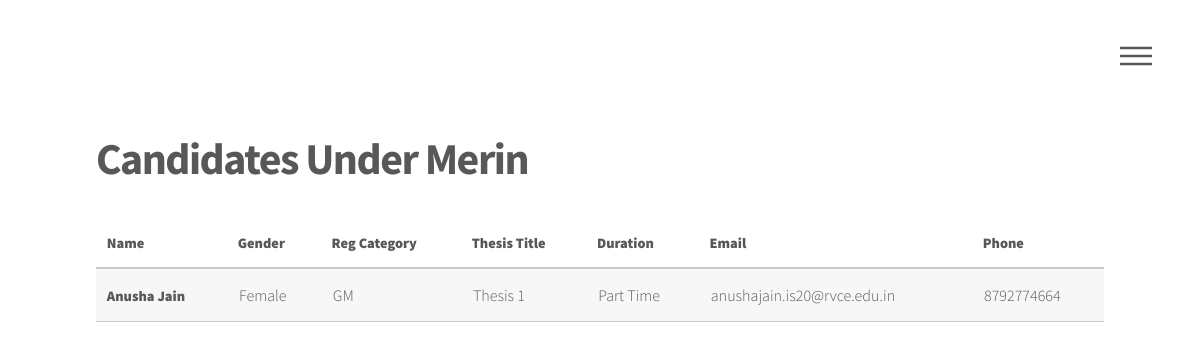
Screenshot of /view-candidates-under?g_id=1 with the database file from the repository.
### main.py (models this page shows)
class Candidate(db.Model):
    vtu_no = db.Column(db.Integer, primary_key=True)
    c_fname = db.Column(db.String(1000), nullable=False)
    c_mname = db.Column(db.String(1000))
    c_lname = db.Column(db.String(1000))
    c_gender = db.Column(db.String(1000))
    reg_category = db.Column(db.String(1000))
    reg_date = db.Column(db.String(1000), nullable=False)
    thesis_title = db.Column(db.String(1000), nullable=False)
    duration_type = db.Column(db.String(1000), nullable=False)
    c_email = db.Column(db.String(100), unique=True, nullable=False)
    c_phone = db.Column(db.Integer, unique=True, nullable=False)
    thesis_phase = db.Column(db.String(1000))
    c_p_id = db.Column(db.Integer, unique=False, nullable=True)
    c_g_id = db.Column(db.Integer, unique=False, nullable=True)

### main.py (the view)
@app.route("/view-candidates-under")
def view_candidates_under():
    g_id = int(request.args.get("g_id"))
    current_guide = Guide.query.get(g_id)
    candidates = Candidate.query.filter_by(c_g_id=g_id).all()
    if candidates:
        return render_template("view_candidates_under.html", candidates=candidates,
                               table_heading=f"Candidates Under {current_guide.g_fname}")
    return redirect(url_for("guide_dashboard", g_id=current_guide.g_id))

### templates/view_candidates_under.html (shortened to what this page needs)
{% include "header.html" %}
<div id="main">
						<div class="inner">
							<header>
								<h1>{{ table_heading }}</h1>
							</header>
<table class="table table-striped table-light">
  <thead class="thead-dark">
    <tr>
      <th scope="col">Name</th>
      <th scope="col">Gender</th>
      <th scope="col">Reg Category</th>
      <th scope="col">Thesis Title</th>
      <th scope="col">Duration</th>
      <th scope="col">Email</th>
      <th scope="col">Phone</th>
    </tr>
  </thead>
  <tbody>
    {% for c in candidates: %}
    <tr>
      <th scope="row">{{c.c_fname}} {{c.c_mname}} {{c.c_lname}}</th>
      <td>{{c.c_gender}}</td>
      <td>{{c.reg_category}}</td>
      <td>{{c.thesis_title}}</td>
      <td>{{c.duration_type}}</td>
      <td>{{c.c_email}}</td>
      <td>{{c.c_phone}}</td>
    </tr>
    {% endfor %}
  </tbody>
</table>
                </div>
</div>
{% include "footer.html" %}

### static/css/main.css (style rules this page uses)
html, body, div, span, applet, object, iframe, h1, h2, h3, h4, h5, h6, p, blockquote, pre, a, abbr, acronym, address, big, cite, code, del, dfn, em, img, ins, kbd, q, s, samp, small, strike, strong, sub, sup, tt, var, b, u, i, center, dl, dt, dd, ol, ul, li, fieldset, form, label, legend, table, caption, tbody, tfoot, thead, tr, th, td, article, aside, canvas, details, embed, figure, figcaption, footer, header, hgroup, menu, nav, output, ruby, section, summary, time, mark, audio, video { margin: 0; padding: 0; border: 0; font-size: 100%; font: inherit; vertical-align: baseline; }
article, aside, details, figcaption, figure, footer, header, hgroup, menu, nav, section { display: block; }
body { line-height: 1; }
table { border-collapse: collapse; border-spacing: 0; }
body { -webkit-text-size-adjust: none; }
body { -ms-overflow-style: scrollbar; }
html { box-sizing: border-box; }
*, *:before, *:after { box-sizing: inherit; }
body { background: #ffffff; }
body, input, select, textarea { color: #585858; font-family: "Source Sans Pro", Helvetica, sans-serif; font-size: 16pt; font-weight: 300; line-height: 1.75; }
@media screen and (max-width: 1680px) { body, input, select, textarea { font-size: 14pt; } }
@media screen and (max-width: 1280px) { body, input, select, textarea { font-size: 12pt; } }
h1 { font-size: 2.75em; font-weight: 700; line-height: 1.3; margin: 0 0 1em 0; letter-spacing: -0.035em; }
table { margin: 0 0 2em 0; width: 100%; }
table tbody tr { border: solid 1px #c9c9c9; border-left: 0; border-right: 0; }
table tbody tr:nth-child(2n + 1) { background-color: rgba(144, 144, 144, 0.075); }
table td { padding: 0.75em 0.75em; }
table th { font-size: 0.9em; font-weight: 900; padding: 0 0.75em 0.75em 0.75em; text-align: left; }
table thead { border-bottom: solid 2px #c9c9c9; }
#main { padding: 0em 0 6em 0 ; }
#wrapper > * > .inner { width: 100%; max-width: 68em; margin: 0 auto; padding: 0 2.5em; }

### rows the page displays
Candidate: c_fname "Anusha", c_lname "Jain", c_gender "Female", reg_category "GM", thesis_title "Thesis 1", duration_type "Part Time", c_email "anushajain.is20@rvce.edu.in", c_phone "8792774664"

### other values shown
{{ table_heading }} "Candidates Under Merin"
